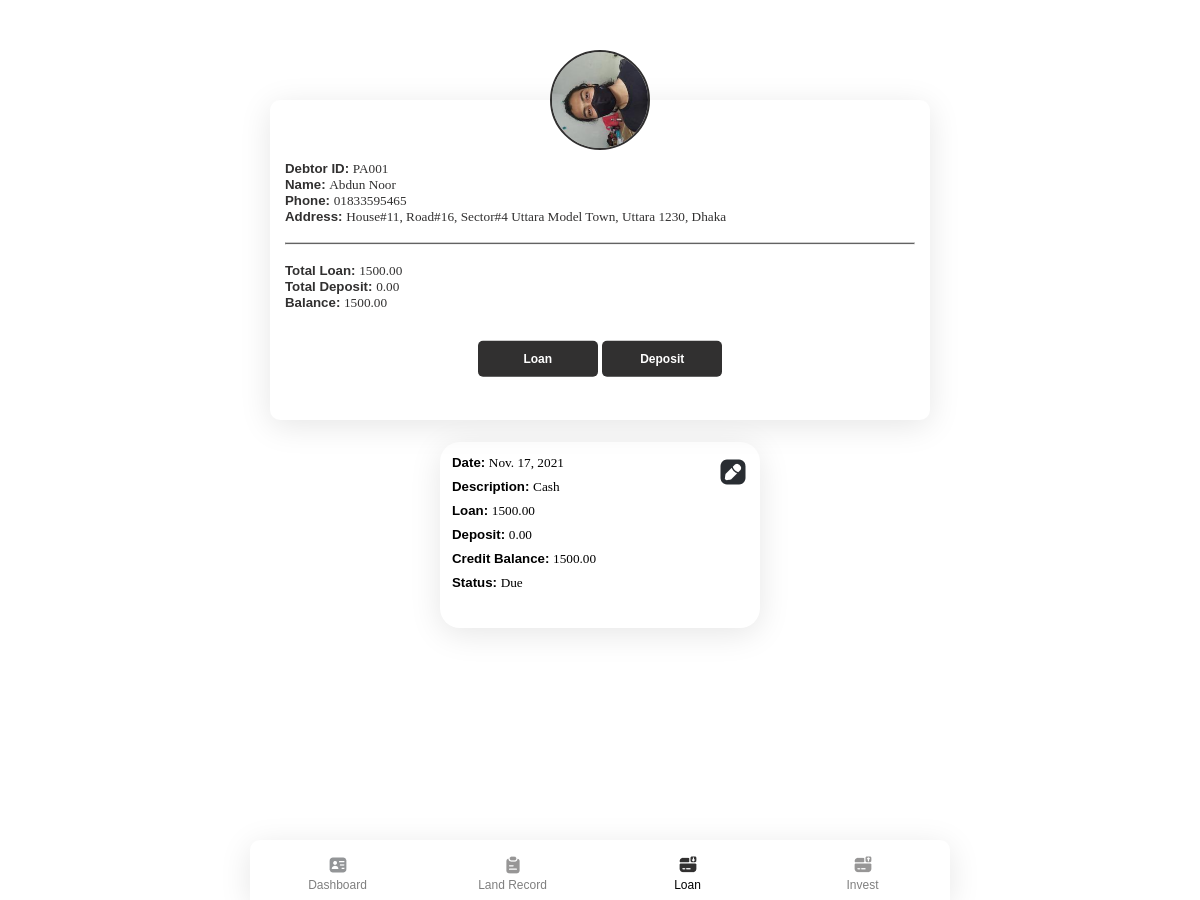
Before: /debtorprofile/1 (signed in) with the older database file.
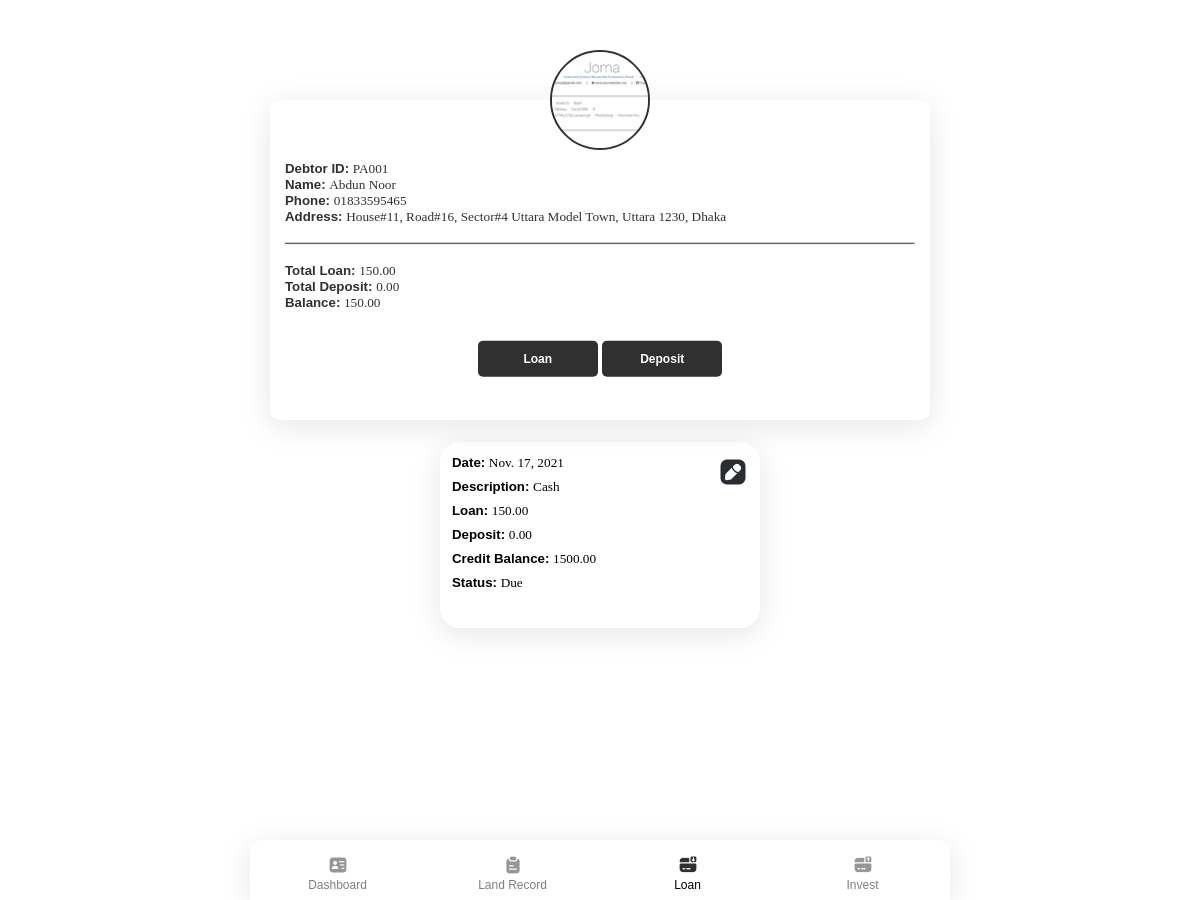
After: the same page with the newer database file.
### app/models.py (models this page shows, shortened)
class Debtor(models.Model):
    debtorName = models.CharField(max_length=50)
    phone = models.CharField(max_length=15, blank=True, null= True)
    address = models.TextField(blank=True, null= True)
    img = models.ImageField(default='avatar.png', upload_to='pics')
    lender = models.ForeignKey(User, on_delete=models.SET_NULL, blank=True, null=True)
    totalbalance = models.FloatField(default=0, null=True, blank=True)
    def __str__(self):
        return "PA00" +str(self.id)

class Account(models.Model):
    debtor = models.ForeignKey(Debtor, on_delete=models.SET_NULL, blank=True, null=True)
    description = models.TextField(blank=True, null= True)
    loan = models.FloatField(default=0, null=True, blank=True)
    deposit = models.FloatField(default=0, null=True, blank=True)
    balance = models.FloatField(default=0, null=True, blank=True)
    date = models.DateField( default=datetime.date.today, blank=True, null=True)
    status = models.BooleanField(default=None, null=True, blank=False)

### app/views.py (the view)
# urls.py: path('debtorprofile/<int:id>', views.debtorprofile, name='debtorprofile'),
@login_required(login_url='login')
def debtorprofile(request, id):
    if request.method == 'POST' and request.FILES['img']:
        i = request.FILES['img']
        profile = Debtor.objects.get(id=id)
        profile.img = i
        profile.save()
        return redirect("debtorprofile", id)
    else:
        profile = Debtor.objects.get(id=id)
        accounts = Account.objects.filter(debtor=profile).order_by('-id')
        total_loan, total_depost, b = total_count_debtor(accounts)
        return render(request, "app/debtorprofile.html",{
            "profile": profile,
            "accounts": accounts,
            "total_loan": total_loan,
            "total_deposit": total_depost,
            "Due": b,
        })

### app/views.py (called while the page is built)
def total_count_debtor(accounts):
    total_loan = 0
    total_depost = 0
    b = 0
    for account in accounts:
        total_loan = total_loan + account.loan
        total_depost = total_depost + account.deposit
    b = total_loan - total_depost
    return total_loan, total_depost, b

### app/templates/app/debtorprofile.html (shortened to what this page needs)
{% extends "app/layout.html" %}
{% load static %}
{% block body %}
<header class="profile" style="text-align: center;">
  <div class="image-upload">
          <label onclick="imagePreview(imgbtn)" id="imgbtn">
              <img src="{{ profile.img.url }}" />
          </label>
  </div>
  <div class="info">
      <h5>Debtor ID: <span class="lightword">{{ profile }}</span></h5>
      <h5>Name: <span class="lightword">{{ profile.debtorName }}</span></h5>
      <h5>Phone: <span class="lightword">{{ profile.phone }}</span></h5>
      <h5>Address: <span class="lightword">{{ profile.address }}</span></h5>
      <br>
      <hr>
      <br>
      <h5>Total Loan: <span class="lightword">{{ total_loan|floatformat:2 }}</span></h5>
      <h5>Total Deposit: <span class="lightword">{{ total_deposit|floatformat:2 }}</span></h5>
      <h5>Balance: <span class="lightword">{{ Due|floatformat:2 }}</span></h5>
      <br>
      <div class="buttondiv">
          <button class="samebuttons" type="button" onclick="ModalFunc(loanbtn)" id="loanbtn">Loan</button>
          <button class="samebuttons" type="button" onclick="ModalFunc(depositbtn)" id="depositbtn">Deposit</button>
      </div>
  </div>
</header>
<div class="list-cards">
  {% for account in accounts %}
  <div class="card list">
      <h5>Date: <span class="lightword">{{ account.date }}</span></h5>
      <h5>Description: <span class="lightword">{{ account.description }}</span></h5>
      <h5>Loan: <span class="lightword">{{ account.loan|floatformat:2 }}</span></h5>
      <h5>Deposit: <span class="lightword">{{ account.deposit|floatformat:2 }}</span></h5>
      <h5>Credit Balance: <span class="lightword">{{ account.balance|floatformat:2 }}</span></h5>
      <h5>Status: <span class="lightword">{% if account.status %} Paid {% else %} Due {% endif %}</span></h5>
      <a href="{% url 'edit' account.id 'loanedit' account.debtor  %}"><img src="{% static 'app/img/icon/edit.png' %}" alt=""></a>
  </div>
  {% endfor %}
</div>
{% endblock %}

Changed rows visible on the page:
changed Debtor "PA001": img: a different picture
changed Account "Cash": loan "1500.00" → "150.00"
Other visible differences:
{{ total_loan|floatformat:2 }}: "1500.00" → "150.00"
{{ Due|floatformat:2 }}: "1500.00" → "150.00"
